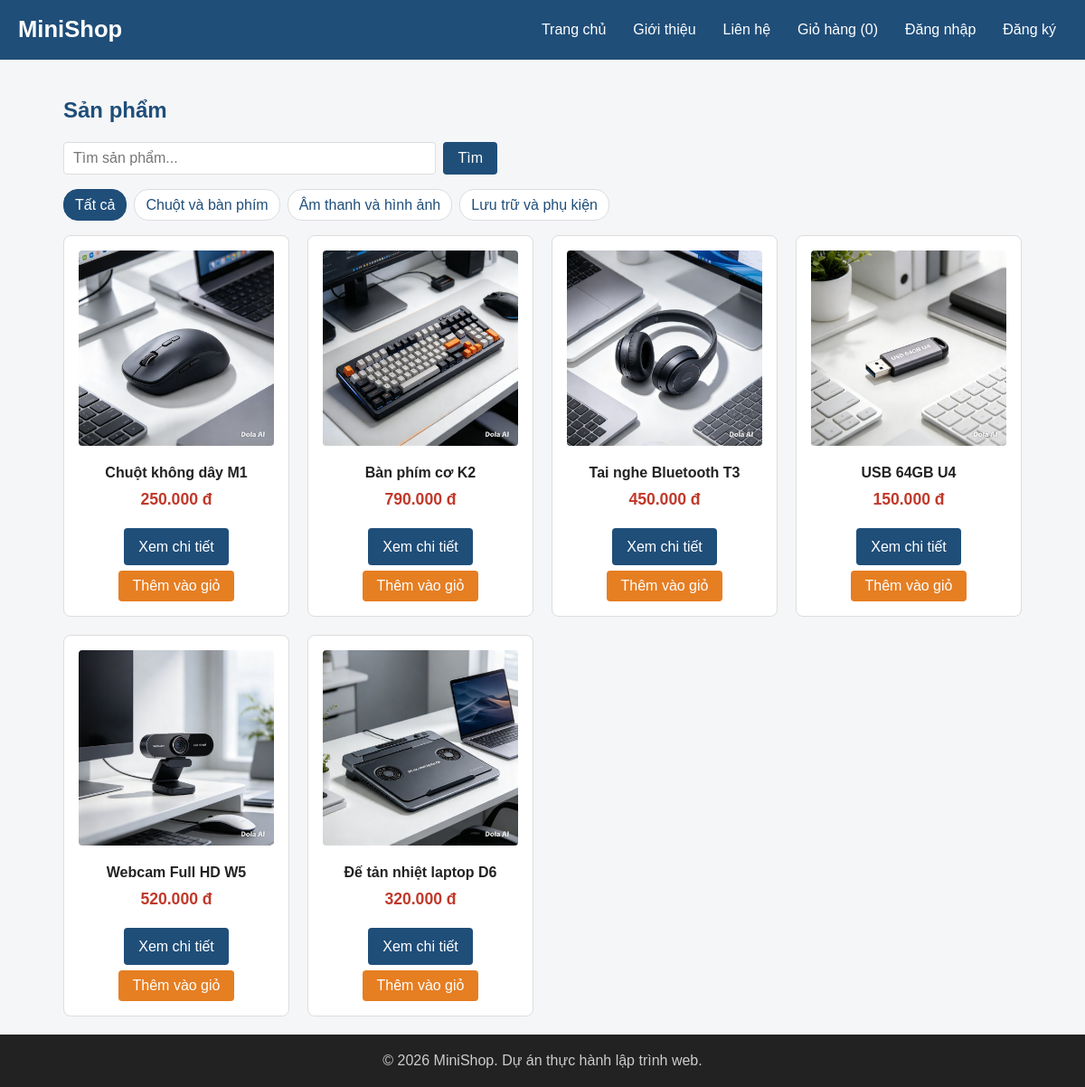
The page / on the database its author committed.
### tables this page shows
CREATE TABLE categories (
    id   INT UNSIGNED AUTO_INCREMENT PRIMARY KEY,
    name VARCHAR(100) NOT NULL
);

CREATE TABLE products (
    id          INT UNSIGNED AUTO_INCREMENT PRIMARY KEY,
    category_id INT UNSIGNED NOT NULL,
    name        VARCHAR(200) NOT NULL,
    price       INT UNSIGNED NOT NULL,
    description TEXT,
    image       VARCHAR(255) NOT NULL DEFAULT 'images/sp01.jpg',
    stock       INT UNSIGNED NOT NULL DEFAULT 0,
    created_at  DATETIME NOT NULL DEFAULT CURRENT_TIMESTAMP,
    FOREIGN KEY (category_id) REFERENCES categories (id)
);

### includes/functions.php (called while the page is built)
<?php
function e($value)
{
    return htmlspecialchars((string) $value, ENT_QUOTES, 'UTF-8');
}
function format_price($amount)
{
    return number_format((int) $amount, 0, ',', '.') . ' đ';
}
function url($path = '')
{
    return BASE_URL . ltrim($path, '/');
}

### index.php (the view, shortened to what this page needs)
<?php
require __DIR__ . '/includes/init.php';
$categoryId = (int) ($_GET['category'] ?? 0);
$keyword = trim($_GET['q'] ?? '');
$categories = $pdo->query('SELECT id, name FROM categories ORDER BY id')->fetchAll();
$sql = 'SELECT id, name, price, image FROM products';
$params = [];
$sql .= ' ORDER BY id';
$stmt = $pdo->prepare($sql);
$stmt->execute($params);
$products = $stmt->fetchAll();
require __DIR__ . '/includes/header.php';
?>
<section>
    <h2>Sản phẩm</h2>
    <form action="<?= url('index.php') ?>" method="get" class="search-form">
        <input type="search" name="q" value="<?= e($keyword) ?>" placeholder="Tìm sản phẩm...">
        <button type="submit" class="btn">Tìm</button>
    </form>
    <p class="category-bar">
        <a href="<?= url('index.php') ?>" class="<?= $categoryId === 0 ? 'active' : '' ?>">Tất cả</a>
        <?php foreach ($categories as $category): ?>
            <a href="<?= url('index.php?category=' . $category['id']) ?>"
               class="<?= $categoryId === $category['id'] ? 'active' : '' ?>"><?= e($category['name']) ?></a>
        <?php endforeach; ?>
    </p>
    <div class="product-list">
        <?php foreach ($products as $product): ?>
            <article class="product-card">
                <img src="<?= url($product['image']) ?>" alt="<?= e($product['name']) ?>">
                <h3><?= e($product['name']) ?></h3>
                <p class="price"><?= format_price($product['price']) ?></p>
                <a href="<?= url('product.php?id=' . $product['id']) ?>" class="btn">Xem chi tiết</a>
                <button type="button" class="btn btn-accent add-to-cart"
                        data-id="<?= $product['id'] ?>">Thêm vào giỏ</button>
            </article>
        <?php endforeach; ?>
    </div>
</section>
<?php require __DIR__ . '/includes/footer.php'; ?>

### includes/header.php (shortened to what this page needs)
<!DOCTYPE html>
<html lang="vi">
<head>
    <link rel="stylesheet" href="<?= url('css/style.css') ?>">
</head>
<body>
    <header class="site-header">
        <h1><?= APP_NAME ?></h1>
        <nav class="main-nav">
            <a href="<?= url('index.php') ?>">Trang chủ</a>
            <a href="<?= url('about.php') ?>">Giới thiệu</a>
            <a href="<?= url('contact.php') ?>">Liên hệ</a>
            <a href="<?= url('cart.php') ?>">Giỏ hàng (<span id="cart-count">0</span>)</a>
            <a href="<?= url('login.php') ?>">Đăng nhập</a>
            <a href="<?= url('register.php') ?>">Đăng ký</a>
        </nav>
    </header>
    <main>

### includes/footer.php
    </main>
    <footer class="site-footer">
        <p>&copy; <?= date('Y') ?> <?= APP_NAME ?>. Dự án thực hành lập trình web.</p>
    </footer>
</body>
</html>

### css/style.css (style rules this page uses)
:root { --primary: #1f4e79; --primary-dark: #163a5a; --accent: #e67e22; --accent-dark: #cf6d17; --text: #222222; --muted: #666666; --border: #dddddd; --bg: #f5f6f8; --white: #ffffff; --danger: #c0392b; }
* { box-sizing: border-box; }
body { margin: 0; font-family: Arial, Helvetica, sans-serif; font-size: 16px; line-height: 1.6; color: var(--text); background-color: var(--bg); }
h1, h2, h3 { line-height: 1.3; }
h2 { color: var(--primary); }
a { color: var(--primary); text-decoration: none; }
img { max-width: 100%; height: auto; }
.price { color: var(--danger); font-size: 1.1rem; font-weight: bold; }
main { max-width: 1100px; margin: 0 auto; padding: 20px; }
.site-header { display: flex; justify-content: space-between; align-items: center; flex-wrap: wrap; gap: 10px; padding: 12px 20px; background-color: var(--primary); color: var(--white); }
.site-header h1 { margin: 0; font-size: 1.6rem; }
.main-nav { display: flex; flex-wrap: wrap; gap: 6px; }
.main-nav a { padding: 8px 12px; border-radius: 4px; color: var(--white); }
.product-list { display: grid; grid-template-columns: repeat(4, 1fr); gap: 20px; }
.product-card { padding: 16px; border: 1px solid var(--border); border-radius: 8px; background-color: var(--white); text-align: center; transition: box-shadow 0.2s, transform 0.2s; }
.product-card img { width: 100%; aspect-ratio: 1 / 1; object-fit: cover; border-radius: 4px; }
.product-card h3 { margin: 12px 0 4px; font-size: 1rem; }
.product-card .price { margin: 0 0 12px; }
.btn { display: inline-block; padding: 8px 16px; border: none; border-radius: 4px; background-color: var(--primary); color: var(--white); font-size: 1rem; font-family: inherit; cursor: pointer; }
.btn-accent { background-color: var(--accent); }
.product-card .btn { margin-top: 6px; }
body { display: flex; flex-direction: column; min-height: 100vh; }
main { flex: 1; width: 100%; }
.site-footer { padding: 16px; background-color: var(--text); color: #cccccc; text-align: center; }
.site-footer p { margin: 0; }
.search-form { display: flex; gap: 8px; max-width: 480px; margin-bottom: 12px; }
.search-form input { flex: 1; padding: 8px 10px; border: 1px solid var(--border); border-radius: 4px; font-size: 1rem; }
.category-bar { display: flex; flex-wrap: wrap; gap: 8px; }
.category-bar a { padding: 4px 12px; border: 1px solid var(--border); border-radius: 16px; background-color: var(--white); }
.category-bar a.active { border-color: var(--primary); background-color: var(--primary); color: var(--white); }

### rows shown on the page
categories: name "Chuột và bàn phím"
categories: name "Âm thanh và hình ảnh"
categories: name "Lưu trữ và phụ kiện"
products: image (picture), name "Chuột không dây M1", price "250.000 đ"
products: image (picture), name "Bàn phím cơ K2", price "790.000 đ"
products: image (picture), name "Tai nghe Bluetooth T3", price "450.000 đ"
products: image (picture), name "USB 64GB U4", price "150.000 đ"
products: image (picture), name "Webcam Full HD W5", price "520.000 đ"
products: image (picture), name "Đế tản nhiệt laptop D6", price "320.000 đ"

### other values the page prints
APP_NAME "MiniShop"
